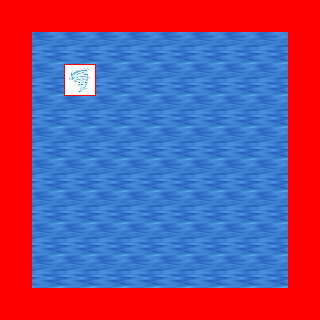

Below is a game level as drawn by its tile map, then a one-line description and the .tmx that defines it (tile-layer data replaced by summaries):
An orthogonal 10x10 tile map with 32x32 px tiles, 8 tile layers (0_floor, 1_terrain, 2_object, 3_roof, ...), 3 tilesets.

<map version="1.0" orientation="orthogonal" width="10" height="10" tilewidth="32" tileheight="32">
 <tileset name="kolizja" firstgid="1" tilewidth="32" tileheight="32">
  <image source="../../tileset/logic/collision.png" />
 </tileset>
 <tileset name="woda" firstgid="2" tilewidth="32" tileheight="32">
  <image source="../../tileset/ground/water/water.png" />
 </tileset>
 <tileset name="pol_niesmiertelne" firstgid="26" tilewidth="32" tileheight="32">
  <image source="../../tileset/logic/creature/pol_niesmiertelne.png" />
 </tileset>
 <layer name="0_floor" width="10" height="10">
  <data>[100 cells, 100 non-empty, 1 distinct tile ids]</data>
 </layer>
 <layer name="1_terrain" width="10" height="10">
  <data>[100 cells, 0 non-empty, 0 distinct tile ids]</data>
 </layer>
 <layer name="2_object" width="10" height="10">
  <data>[100 cells, 0 non-empty, 0 distinct tile ids]</data>
 </layer>
 <layer name="3_roof" width="10" height="10">
  <data>[100 cells, 0 non-empty, 0 distinct tile ids]</data>
 </layer>
 <layer name="4_roof_add" width="10" height="10">
  <data>[100 cells, 0 non-empty, 0 distinct tile ids]</data>
 </layer>
 <layer name="objects" width="10" height="10">
  <data>[100 cells, 1 non-empty, 1 distinct tile ids]</data>
 </layer>
 <layer name="collision" width="10" height="10">
  <data>[100 cells, 36 non-empty, 1 distinct tile ids]</data>
 </layer>
 <layer name="protection" width="10" height="10">
  <data>[100 cells, 0 non-empty, 0 distinct tile ids]</data>
 </layer>
</map>
